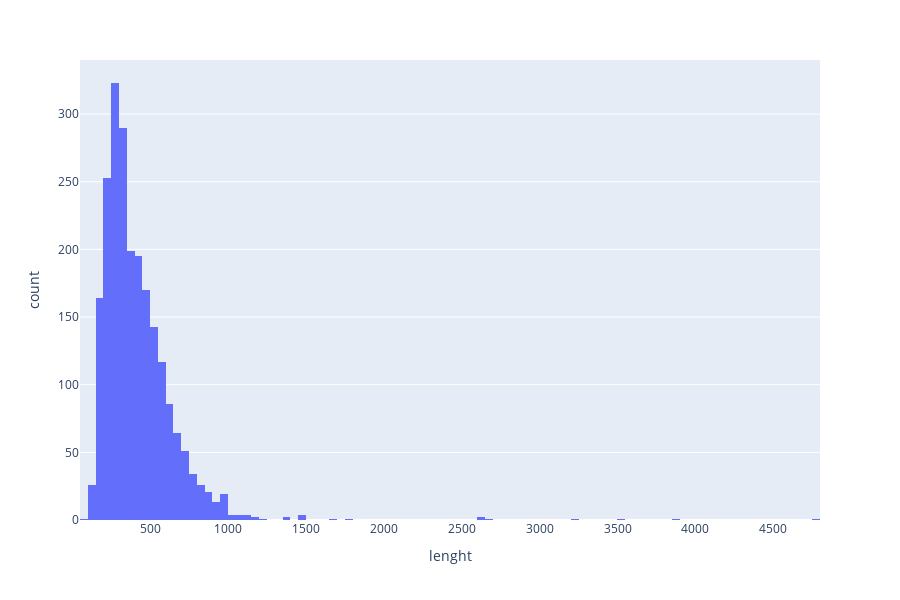

Notebook source saved alongside this figure:
### Code cell
px.histogram(data, x='lenght',)
# data['lenght'].hist(bins=200)

### Figure 1 — Plotly figure (JSON) as saved in the notebook; plotly's stock layout.template omitted (floating-point values rounded to 4 significant figures; data arrays with more than 128 entries replaced by an {"elided": "..."} marker saying what was removed)
{"data": [{"alignmentgroup": "True", "bingroup": "x", "hoverlabel": {"namelength": 0}, "hovertemplate": "lenght=%{x}<br>count=%{y}", "legendgroup": "", "marker": {"color": "#636efa"}, "name": "", "offsetgroup": "", "orientation": "v", "showlegend": false, "type": "histogram", "x": {"elided": "2225 int values"}, "xaxis": "x", "yaxis": "y"}], "layout": {"barmode": "relative", "height": 600, "legend": {"tracegroupgap": 0}, "margin": {"t": 60}, "xaxis": {"anchor": "y", "domain": [0, 1], "title": {"text": "lenght"}}, "yaxis": {"anchor": "x", "domain": [0, 1], "title": {"text": "count"}}}}
